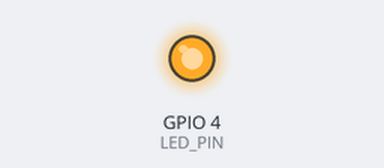
The sketch below on a simulated ESP32. On the bench: output pins drawn as LEDs (lit = HIGH).

Above: at 0.12 s.
At 3.1 s:
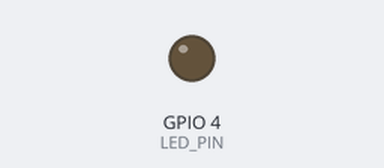
Timing chart, 0 to 5.2 s (numbered marks = the images above):
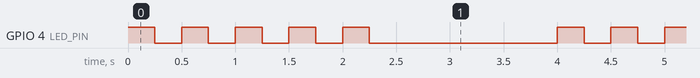

Measured:
- by itself, GPIO 4 (LED_PIN): repeats every 4.0 s: 4 × (LOW 0.25 s, HIGH 0.25 s), LOW 1.8 s, HIGH 0.25 s
- by itself, everything shown: repeats every 4.0 s, in 10 steps

The sketch:

circuito3.ino
```cpp
const int LED_PIN = 4; // Pin del LED

void setup() {
pinMode(LED_PIN, OUTPUT); // Configura el pin como salida
}

void loop() {
int contador = 1; // Variable de control

while (contador <= 5) { // Mientras contador no supere 5
digitalWrite(LED_PIN, HIGH); // Enciende el LED
delay(250); // Espera

digitalWrite(LED_PIN, LOW); // Apaga el LED
delay(250); // Espera

contador++; // Actualiza la variable
}

delay(1500); // Pausa antes de repetir toda la secuencia
}
```
